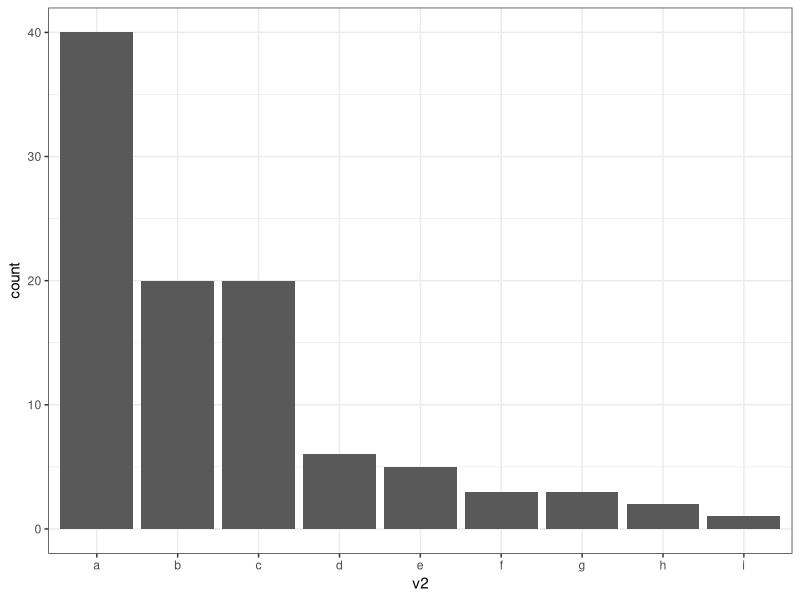
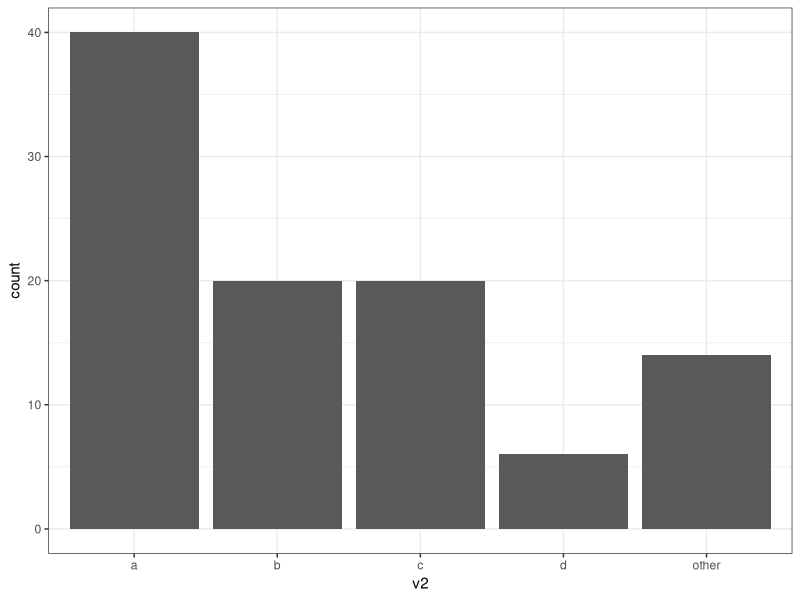

Recreate these plots in R, in order.
## ---- chunk 1
knitr::opts_chunk$set(warning = FALSE)  # suppress warnings in output
knitr::opts_chunk$set(message = FALSE)  # suppress messages in output
## ---- chunk 2
library("ggplot2")  # for plots
## ---- chunk 3
data <- mtcars
## ---- chunk 4
dummy1 <- ifelse(mtcars$hp > 90, "category1", "category2")
table(dummy1)
## ---- chunk 5
dummy2 <- ifelse(mtcars$hp > 90, 1, 0)
table(dummy2)
## ---- chunk 6
fact1 <- factor(c(1, 1, 2))
fact2 <- factor(c("one", "one", "two"))

fact1

fact2
## ---- chunk 7
fact <- factor(c(1, 1, 2), labels = c("foo", "bar"))

fact
## ---- chunk 8
fact <- factor(c(1, 1, 2), levels = c("foo", "bar"))

fact
## ---- chunk 9
fact1 <- factor(c(1, 1, 2), levels = c("1", "2"))
fact2 <- factor(c(1, 1, 2), levels = c("1", "2", "3"))
## ---- chunk 10
fact1
## ---- chunk 11
fact2
## ---- chunk 12
fact <- factor(c(1, 1, 2)) 
levels(fact) <- c("one", "two")

fact
## ---- chunk 13
fact <- factor(c(1, 1, 2))
## ---- chunk 14
fact <- fact[1:2]
## ---- chunk 15
fact <- droplevels(fact)
fact
## ---- chunk 16
fact <- factor(c(1, 1, 2))
fact <- relevel(fact, ref = "2")
## ---- chunk 17
fact
## ---- chunk 18
otherLevel <- function(factor, levels.frequency, category.name) {
  # Gathers all factor levels into one category under suggested name
  #
  # Args:
  #  factor: factor vector
  #  levels.frequency: minimal number of cases to preserve original levels
  #  category.name: new name for combined category consisting of rare leves
  #
  # Returns:
  #  Factor vector with new levels
  levels(factor)[table(factor) < levels.frequency] <- as.character(category.name)
  return(factor)
}
## ---- chunk 19
fact <- factor(c(rep("c", 100), rep("g", 2), rep("j", 4), rep("v", 10)))
table(fact) # initial state
## ---- chunk 20
table(otherLevel(fact, 5, "other"))
## ---- chunk 21
d <- data.frame(v1 = seq(1:100),
                v2 = factor(c(rep("a", 40),
                              rep("b", 20),
                              rep("c", 20),
                              rep("d", 6), 
                              rep("e", 5),
                              rep("f", 3),
                              rep("g", 3),
                              rep("h", 2),
                              rep("i", 1))))
## ---- chunk 22
str(d)
## ---- chunk 23
before_base <- ggplot(data = d, aes(x = v2))
before <- before_base +
  geom_bar() +
  theme_bw()
before
## ---- chunk 24
d$v2 <- otherLevel(d$v2, 6, "other")
str(d)
## ---- chunk 25
after_base <- ggplot(data = d, aes(x = v2))
after <- after_base +
  geom_bar() +
  theme_bw()
after
